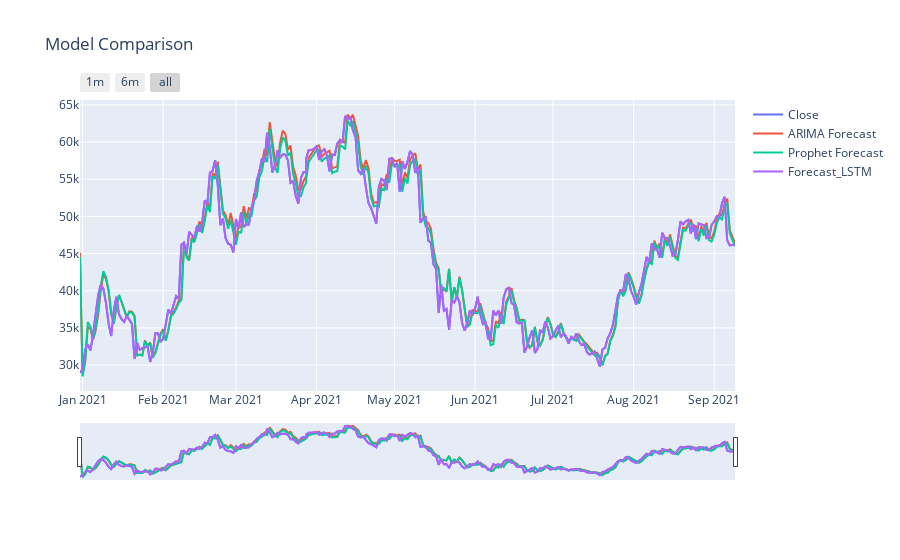

Notebook source saved alongside this figure:
### Code cell
trace1 = go.Scatter(
    x = df_valid['Date'],
    y = df_valid['Close'],
    mode = 'lines',
    name = 'Close'
)

trace2 = go.Scatter(
    x = df_valid['Date'],
    y = df_valid['Forecast_ARIMAX'],
    mode = 'lines',
    name = 'ARIMA Forecast'
)
trace3 = go.Scatter(
    x = df_valid['Date'],
    y = df_valid['Forecast_Prophet'],
    mode = 'lines',
    name = 'Prophet Forecast'
)

trace4 = go.Scatter(
    x = df_valid['Date'],
    y = df_valid['Close'],
    mode = 'lines',
    name = 'Forecast_LSTM'
)


layout = dict(
    title='Model Comparison ',
    xaxis=dict(
        rangeselector=dict(
            buttons=list([
                dict(count=1,
                     label='1m',
                     step='month',
                     stepmode='backward'),
                dict(count=6,
                     label='6m',
                     step='month',
                     stepmode='backward'),
                dict(step='all')
            ])
        ),
        rangeslider=dict(
            visible = True
        ),
        type='date'
    )
)

data = [trace1,trace2,trace3,trace4]
fig = dict(data=data, layout=layout)
iplot(fig, filename = "Time Series with Rangeslider")

### Figure 1 — Plotly figure (JSON) as saved in the notebook; plotly's stock layout.template omitted (floating-point values rounded to 4 significant figures; data arrays with more than 128 entries replaced by an {"elided": "..."} marker saying what was removed)
{"data": [{"mode": "lines", "name": "Close", "type": "scatter", "x": {"elided": "253 str values"}, "y": {"elided": "253 float values"}}, {"mode": "lines", "name": "ARIMA Forecast", "type": "scatter", "x": {"elided": "253 str values"}, "y": {"elided": "253 float values"}}, {"mode": "lines", "name": "Prophet Forecast", "type": "scatter", "x": {"elided": "253 str values"}, "y": {"elided": "253 float values"}}, {"mode": "lines", "name": "Forecast_LSTM", "type": "scatter", "x": {"elided": "253 str values"}, "y": {"elided": "253 float values"}}], "layout": {"title": {"text": "Model Comparison "}, "xaxis": {"rangeselector": {"buttons": [{"count": 1, "label": "1m", "step": "month", "stepmode": "backward"}, {"count": 6, "label": "6m", "step": "month", "stepmode": "backward"}, {"step": "all"}]}, "rangeslider": {"visible": true}, "type": "date"}}}
